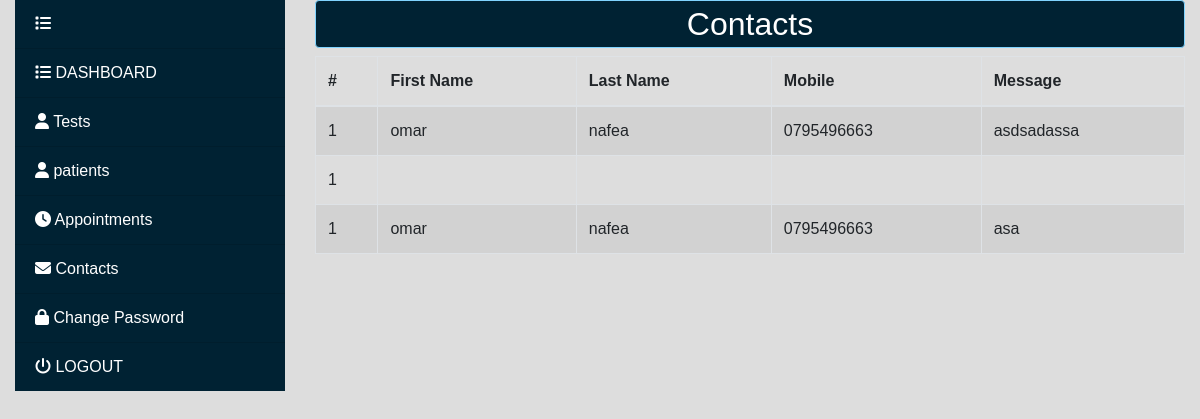
The app's page /admin/contact/index.php (signed in) with its own data.
### tables this page shows
CREATE TABLE IF NOT EXISTS `contact` (
  `id` int(11) NOT NULL AUTO_INCREMENT,
  `first_name` varchar(40) NOT NULL,
  `last_name` varchar(40) NOT NULL,
  `mobile` varchar(14) NOT NULL,
  `message` text NOT NULL,
  PRIMARY KEY (`id`)
);

### admin/contact/index.php (the view, shortened to what this page needs)
<?php
include('../connect.php');
$statement = $con->prepare("select * from contact");
$statement->execute();
$contacts = $statement->fetchAll();
?>
<!DOCTYPE html>
<html lang="en">
<head>
    <link rel="stylesheet" type="text/css" href="../layout/css/bootstrap.min.css">
    <link rel="stylesheet" type="text/css" href="../layout/css/main.css">
</head>
<body>
<div class="manage_users">
    <div class="row">
        <div class="col-md-3">
            <?php
            include "../include/template/dashboard.php";
            ?>
        </div>
        <div class="col-md-9">
            <h2 class="text-center">Contacts</h2>
            <table id="patient_data" class="table table-bordered table-striped">
                <thead>
                <tr>
                    <th scope="col">#</th>
                    <th scope="col">First Name</th>
                    <th scope="col">Last Name</th>
                    <th scope="col">Mobile</th>
                    <th scope="col">Message</th>
                </tr>
                </thead>
                <tbody>
                <?php
                foreach ($contacts as $contact){
                    $i = 1;
                    ?>
                    <tr>
                        <td><?=$i?></td>
                        <td><?=$contact['first_name']?></td>
                        <td><?=$contact['last_name']?></td>
                        <td><?=$contact['mobile']?></td>
                        <td><?=$contact['message']?></td>
                    </tr>
                <?php }?>
                </tbody>
            </table>
        </div>
    </div>
</div>
</body>
</html>

### admin/layout/css/main.css (style rules this page uses)
* { margin: 0; padding: 0; -webkit-box-sizing:border-box; -moz-box-sizing:border-box; box-sizing:border-box; }
body { font-family: arial,tohama; margin:0; padding:0; background-color:#ddd; }
.row { margin: 0; padding: 0; }
h2 { background-color: #002233; color: #fff; padding: 4px; border: 1px solid #80d4ff; border-radius: 4px; }

### records on screen
contact: i "1", first_name "omar", last_name "nafea", mobile "0795496663", message "asdsadassa"
contact: i "1"
contact: i "1", first_name "omar", last_name "nafea", mobile "0795496663", message "asa"
